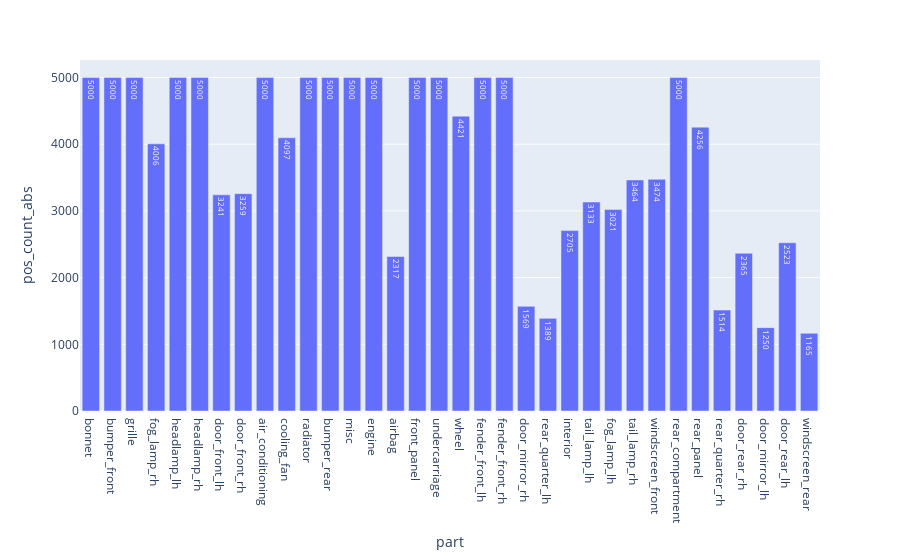

Notebook source saved alongside this figure:
### Code cell
fig = px.bar(evalMetrics, x = 'part', y = 'pos_count_abs', text_auto=True)
fig

# fig.update_layout(
#     yaxis = dict(
#         tickmode = 'array',
#         tickvals = [np.format_float_positional(avgTp, 2), 0.2, 0.5, 0.7],
#     )
# )

### Figure 1 — Plotly figure (JSON) as saved in the notebook; plotly's stock layout.template omitted (floating-point values rounded to 4 significant figures)
{"data": [{"alignmentgroup": "True", "hovertemplate": "part=%{x}<br>pos_count_abs=%{y}<extra></extra>", "legendgroup": "", "marker": {"color": "#636efa", "pattern": {"shape": ""}}, "name": "", "offsetgroup": "", "orientation": "v", "showlegend": false, "textposition": "auto", "texttemplate": "%{y}", "type": "bar", "x": ["bonnet", "bumper_front", "grille", "fog_lamp_rh", "headlamp_lh", "headlamp_rh", "door_front_lh", "door_front_rh", "air_conditioning", "cooling_fan", "radiator", "bumper_rear", "misc", "engine", "airbag", "front_panel", "undercarriage", "wheel", "fender_front_lh", "fender_front_rh", "door_mirror_rh", "rear_quarter_lh", "interior", "tail_lamp_lh", "fog_lamp_lh", "tail_lamp_rh", "windscreen_front", "rear_compartment", "rear_panel", "rear_quarter_rh", "door_rear_rh", "door_mirror_lh", "door_rear_lh", "windscreen_rear"], "xaxis": "x", "y": [5000, 5000, 5000, 4006, 5000, 5000, 3241, 3259, 5000, 4097, 5000, 5000, 5000, 5000, 2317, 5000, 5000, 4421, 5000, 5000, 1569, 1389, 2705, 3133, 3021, 3464, 3474, 5000, 4256, 1514, 2365, 1250, 2523, 1165], "yaxis": "y"}], "layout": {"barmode": "relative", "legend": {"tracegroupgap": 0}, "margin": {"t": 60}, "xaxis": {"anchor": "y", "domain": [0, 1], "title": {"text": "part"}}, "yaxis": {"anchor": "x", "domain": [0, 1], "title": {"text": "pos_count_abs"}}}}
